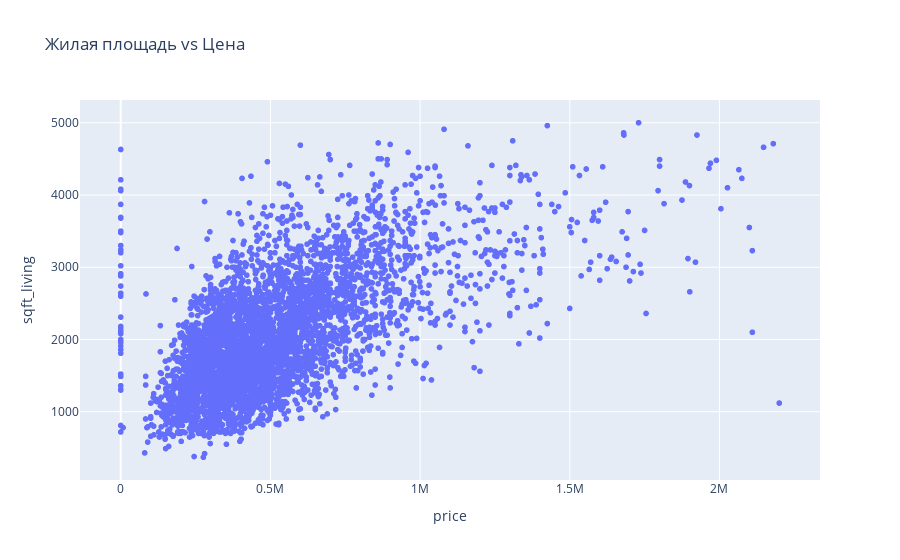

The code cell stored with this chart in its notebook:
### Code cell
px.scatter(
    df,
    y="sqft_living",
    x="price",
    title="Жилая площадь vs Цена",
)

### Figure 1 — Plotly figure (JSON) as saved in the notebook; plotly's stock layout.template omitted (floating-point values rounded to 4 significant figures; data arrays with more than 128 entries replaced by an {"elided": "..."} marker saying what was removed)
{"data": [{"hovertemplate": "price=%{x}<br>sqft_living=%{y}<extra></extra>", "legendgroup": "", "marker": {"color": "#636efa", "symbol": "circle"}, "mode": "markers", "name": "", "showlegend": false, "type": "scattergl", "x": {"elided": "4412 float values"}, "xaxis": "x", "y": {"elided": "4412 int values"}, "yaxis": "y"}], "layout": {"legend": {"tracegroupgap": 0}, "title": {"text": "Жилая площадь vs Цена"}, "xaxis": {"anchor": "y", "domain": [0, 1], "title": {"text": "price"}}, "yaxis": {"anchor": "x", "domain": [0, 1], "title": {"text": "sqft_living"}}}}
